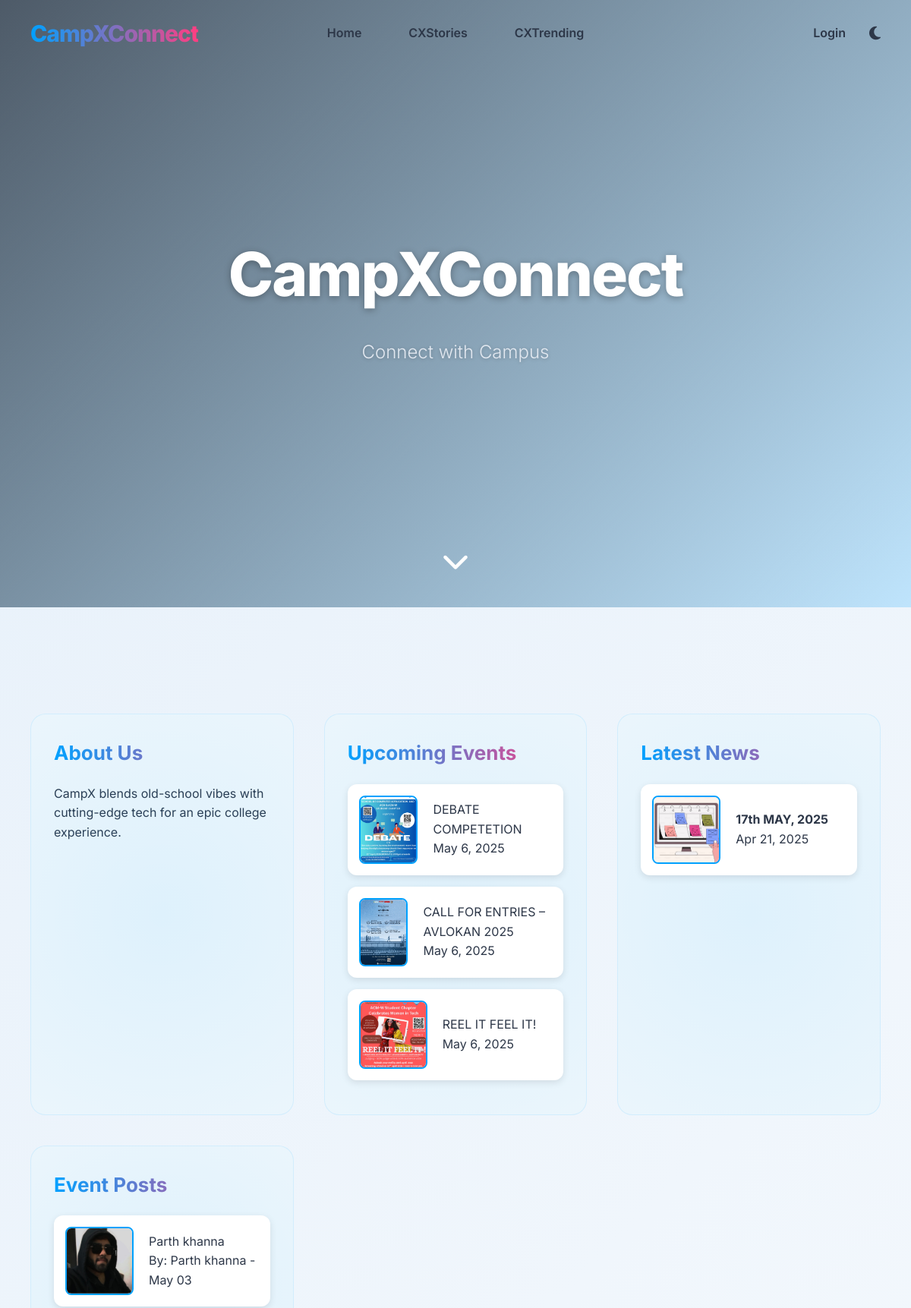
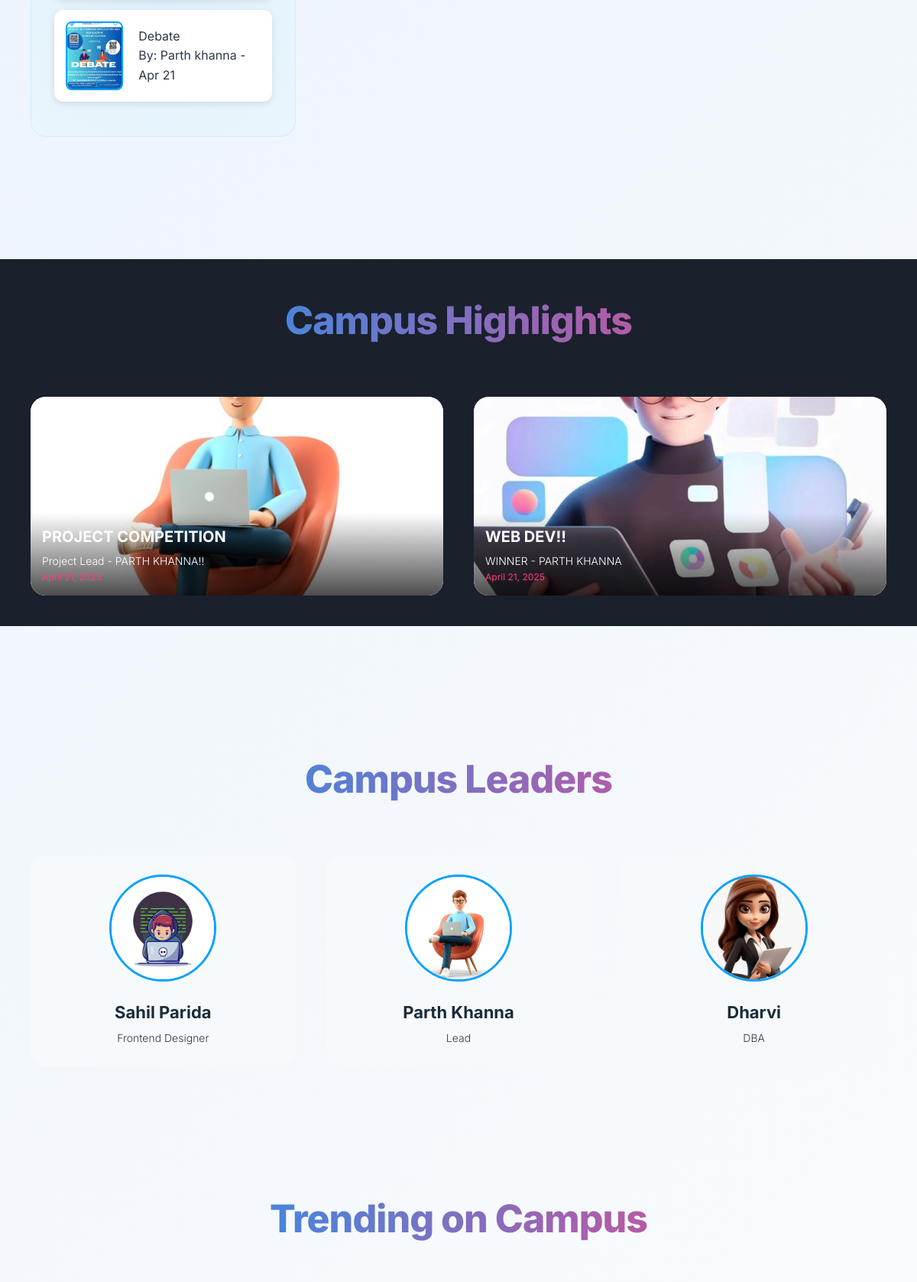
The page / (upper part) on the database its author committed (2 pictures, top to bottom).
### C2/models.py (models this page shows, shortened)
class UpcomingEvent(models.Model):
    title = models.CharField(max_length=255, null=False, blank=True)
    description = models.TextField()
    date = models.DateField()
    venue = models.CharField(max_length=255, null=True, blank=True)
    image = models.ImageField(upload_to="event_images/", null=True, blank=True)
    category = models.ForeignKey(Category, on_delete=models.CASCADE, null=True, blank=True)
    host = models.ForeignKey(CustomUser, on_delete=models.CASCADE, null=True, blank=True)
    link = models.URLField(blank=True, null=True)
    time = models.TimeField(null=True, blank=True)
    contact_number = models.CharField(max_length=15, null=True, blank=True)
    email = models.EmailField(null=True, blank=True)
    approved = models.BooleanField(default=False)
    institution = models.ForeignKey(Institution, on_delete=models.CASCADE, null=True, blank=True)

class MRNews(models.Model):
    title = models.CharField(max_length=200)
    description = models.TextField()
    image = models.ImageField(upload_to="mrnews_images/", default="/mrnews_images/MRIIRS1.png")
    category = models.ForeignKey(Category, on_delete=models.CASCADE, null=True, blank=True)
    published_date = models.DateTimeField(auto_now_add=True, null=True)
    by = models.CharField(max_length=100, blank=True, null=True)
    created_at = models.DateTimeField(default=now)
    expiry_date = models.DateTimeField(default=get_expiry_date)
    institution = models.ForeignKey(Institution, on_delete=models.CASCADE, null=True, blank=True)

class EventPost(models.Model):
    user = models.ForeignKey(settings.AUTH_USER_MODEL, on_delete=models.CASCADE)
    event_title = models.CharField(max_length=255, null=False, blank=True)
    caption = models.TextField()
    image = models.ImageField(upload_to="event_images/", null=True, blank=True)
    created_at = models.DateTimeField(auto_now_add=True)
    institution = models.ForeignKey(Institution, on_delete=models.CASCADE, null=True, blank=True)
    link = models.URLField(blank=True, null=True)  # optional link

class CustomUser(AbstractUser):
    email = models.EmailField(unique=True)
    phone = models.CharField(max_length=15, unique=True)
    institution = models.ForeignKey(Institution, on_delete=models.SET_NULL, null=True)
    department = models.ForeignKey(Department, on_delete=models.SET_NULL, null=True)
    is_verified = models.BooleanField(default=False)
    otp = models.CharField(max_length=6, null=True, blank=True)
    objects = CustomUserManager()
    USERNAME_FIELD = "email"
    REQUIRED_FIELDS = ["phone"]
    groups = models.ManyToManyField(
        "auth.Group",
        related_name="customuser_set",
        blank=True,
        verbose_name="groups",
    )
    user_permissions = models.ManyToManyField(
        "auth.Permission",
        related_name="customuser_set",
        blank=True,
        verbose_name="user permissions",
    )

class Highlight(models.Model):
    title = models.CharField(max_length=200)
    description = models.TextField()
    date = models.DateField()
    image = models.ImageField(upload_to='highlights/', blank=True, null=True)

class Leader(models.Model):
    name = models.CharField(max_length=100)
    position = models.CharField(max_length=100)
    image = models.ImageField(upload_to='leaders/', blank=True, null=True)
    link = models.URLField(blank=True, null=True)  # optional link

### C2/views.py (the view)
# urls.py: path("", views.index, name="index"),
def index(request):
    today = datetime.today().date()
    upcoming_events = UpcomingEvent.objects.filter(
        approved=True,
        date__gte=today
    ).order_by('date')
    impnews_list = ImpNews.objects.filter(expiry_date__gte=now().date()).order_by('-id')
    context = {
        "total_users": CustomUser.objects.count(),
        "total_hosting_requests": UserEvents.objects.count(),
        "total_category": Category.objects.count(),
        "mrnews_list": MRNews.objects.all(),
        "upcoming_events": upcoming_events,
        "posts": EventPost.objects.all().order_by('-id'),
        "gallery_items": GalleryItem.objects.all()[:6],
        "highlights": Highlight.objects.all()[:4],
        "leaders": Leader.objects.all()[:6],
        "impnews_list": impnews_list,
    }
    return render(request, "index.html", context)

### C2/templates/C2/index.html (shortened to what this page needs)
{% load static %}
<!DOCTYPE html>
<html lang="en">
<head>
    <link rel="stylesheet" href="{% static 'CSS/styles.css' %}">
    <link rel="stylesheet" href="https://cdnjs.cloudflare.com/ajax/libs/font-awesome/6.4.2/css/all.min.css">
</head>
<body>
    <div class="header">
        <div class="logo">CampXConnect</div>
        <div class="nav-center">
            <a href="{% url 'index' %}">Home</a>
            <a href="#highlights-section">CXStories</a>
            <a href="#trending-section">CXTrending</a>
        </div>
        <div class="nav-right">
            {% if user.is_authenticated %}
                <a href="{% url 'logout' %}">Logout</a>
            {% else %}
                <a href="{% url 'login' %}">Login</a>
            {% endif %}
            <button class="theme-toggle" onclick="toggleTheme()">
                <i class="fas fa-moon"></i>
            </button>
        </div>
    </div>
    <div class="hero">
        <h1 id="hero-h1"></h1>
        <p id="hero-p"></p>
        <div class="scroll-down" onclick="scrollToContent()">
            <i class="fas fa-chevron-down"></i>
        </div>
    </div>
    <div class="content-section">
        <div class="box">
            <h3>About Us</h3>
            <p>CampX blends old-school vibes with cutting-edge tech for an epic college experience.</p>
        </div>
        <div class="box clickable-box {% if not user.is_authenticated %}not-authenticated{% endif %}" onclick="{% if user.is_authenticated %}window.location.href='{% url 'upcoming' %}'{% else %}window.location.href='{% url 'login' %}'{% endif %}">
            <h3>Upcoming Events</h3>
            {% for event in upcoming_events|slice:":3" %}
                <div class="box-item {% if not event.image %}no-image{% endif %}">
                    {% if event.image %}
                        <img src="{{ event.image.url }}" alt="{{ event.title }}">
                    {% endif %}
                    <div>
                        <p>{{ event.title }}</p>
                        <p>{{ event.date }}</p>
                    </div>
                </div>
            {% empty %}
                <p>No upcoming events yet.</p>
            {% endfor %}
        </div>
        <div class="box">
            <h3>Latest News</h3>
            {% for news in mrnews_list|slice:":3" %}
                <div class="box-item {% if not news.image %}no-image{% endif %}"
                     onclick="openNewsOverlay('{{ news.image.url|default:'' }}', '{{ news.title|escapejs }}', '{{ news.description|safe|escapejs }}', '{{ news.category.name|default:"N/A"|escapejs }}', '{{ news.published_date|date:"F d, Y"|escapejs }}', '{{ news.by|default:"N/A"|escapejs }}', '{{ news.institution.name|default:"N/A"|escapejs }}', '{{ news.college.code|default:"N/A"|escapejs }}')">
                    {% if news.image %}
                        <img src="{{ news.image.url }}" alt="{{ news.title }}">
                    {% endif %}
                    <div>
                        <strong style="font-weight: bold;">{{ news.title }}</strong>
                        <p>{{ news.published_date|date:"M d, Y" }}</p>
                    </div>
                </div>
            {% empty %}
                <p>No news available.</p>
            {% endfor %}
        </div>
        <div class="box clickable-box {% if not user.is_authenticated %}not-authenticated{% endif %}" onclick="{% if user.is_authenticated %}window.location.href='{% url 'feed' %}'{% else %}window.location.href='{% url 'login' %}'{% endif %}">
            <h3>Event Posts</h3>
            {% for post in posts|slice:":3" %}
                <div class="box-item {% if not post.image %}no-image{% endif %}">
                    {% if post.image %}
                        <img src="{{ post.image.url }}" alt="{{ post.event_title }}">
                    {% endif %}
                    <div>
                        <p>{{ post.event_title }}</p>
                        <p>By: {{ post.user.first_name }} - {{ post.created_at|date:"M d" }}</p>
                    </div>
                </div>
            {% empty %}
                <p>No posts yet.</p>
            {% endfor %}
        </div>
    </div>
    <div class="highlights-section" id="highlights-section">
        <h2>Campus Highlights</h2>
        <div class="highlights-grid">
            {% for highlight in highlights %}
                <div class="highlight-card" onclick="openOverlay('{{ highlight.image.url }}', '{{ highlight.title }}', '{{ highlight.winner|default:"N/A" }}', '{{ highlight.date|date:"F d, Y" }}', '{{ highlight.description|safe|default:"" }}')">
                    {% if highlight.image %}
                        <img src="{{ highlight.image.url }}" alt="{{ highlight.title }}">
                    {% endif %}
                    <div class="highlight-overlay">
                        <h3>{{ highlight.title }}</h3>
                        <p>{{ highlight.description|safe }}</p>
                        <p class="highlight-date">{{ highlight.date|date:"F d, Y" }}</p>
                    </div>
                </div>
            {% empty %}
                <p>No highlights available yet.</p>
            {% endfor %}
        </div>
    </div>
        <div class="leaders-section">
            <h2>Campus Leaders</h2>
            <div class="leaders-grid">
        {% for leader in leaders %}
            <a href="{% if leader.link %}{{ leader.link }}{% else %}#{% endif %}"
                onclick="{% if not leader.link %}location.reload(); return false;{% endif %}"
                style="text-decoration: none; color: inherit;" >
                <div class="leader-card">
                    {% if leader.image %}
                        <img src="{{ leader.image.url }}" alt="{{ leader.name }}">
                    {% else %}
                        <div style="width: 140px; height: 140px; background: var(--neutral-bg); border-radius: 50%;"></div>
                    {% endif %}
                    <h4>{{ leader.name }}</h4>
                    <p>{{ leader.position }}</p>
                </div>
            </a>
        {% empty %}
            <p>No leaders listed yet.</p>
        {% endfor %}
    </div>
        </div>
    <div class="trending-section" id="trending-section">
        <h2>Trending on Campus</h2>
    </div>
</body>
</html>

### C2/static/C2/CSS/styles.css (style rules this page uses)
body { font-family: 'Segoe UI', Tahoma, Geneva, Verdana, sans-serif; background-color: #f0f4f8; color: #333; margin: 0; padding: 0; }
.header { display: flex; justify-content: space-between; align-items: center; padding: 15px 30px; background-color: #091e1f; color: #fff; }

### rows shown on the page
UpcomingEvent: image (picture), title "DEBATE COMPETETION", date "May 6, 2025"
UpcomingEvent: image (picture), title "CALL FOR ENTRIES – AVLOKAN 2025", date "May 6, 2025"
UpcomingEvent: image (picture), title "REEL IT FEEL IT!", date "May 6, 2025"
MRNews: image (placeholder picture), title "17th MAY, 2025", published_date "Apr 21, 2025"
EventPost: image (picture), event_title "Parth khanna", user.first_name "Parth khanna", created_at "May 03"
EventPost: image (picture), event_title "Debate", user.first_name "Parth khanna", created_at "Apr 21"
Highlight: image (picture), title "PROJECT COMPETITION", description "Project Lead - PARTH KHANNA!!", date "April 21, 2025"
Highlight: image (picture), title "WEB DEV!!", description "WINNER - PARTH KHANNA", date "April 21, 2025"
Leader: image (picture), name "Sahil Parida", position "Frontend Designer"
Leader: image (picture), name "Parth Khanna", position "Lead"
Leader: image (picture), name "Dharvi", position "DBA"
